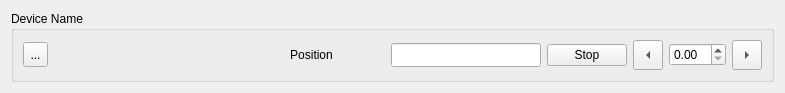
<?xml version="1.0" encoding="UTF-8"?>
<ui version="4.0">
 <class>Form</class>
 <widget class="QWidget" name="Form">
  <property name="geometry">
   <rect>
    <x>0</x>
    <y>0</y>
    <width>785</width>
    <height>91</height>
   </rect>
  </property>
  <property name="minimumSize">
   <size>
    <width>0</width>
    <height>0</height>
   </size>
  </property>
  <property name="maximumSize">
   <size>
    <width>16777215</width>
    <height>16777215</height>
   </size>
  </property>
  <property name="windowTitle">
   <string>Form</string>
  </property>
  <layout class="QVBoxLayout" name="verticalLayout">
   <item>
    <widget class="QGroupBox" name="device_box">
     <property name="title">
      <string>Device Name</string>
     </property>
     <layout class="QHBoxLayout" name="horizontalLayout">
      <item>
       <widget class="QToolButton" name="tool_button">
        <property name="sizePolicy">
         <sizepolicy hsizetype="Preferred" vsizetype="Preferred">
          <horstretch>0</horstretch>
          <verstretch>0</verstretch>
         </sizepolicy>
        </property>
        <property name="minimumSize">
         <size>
          <width>25</width>
          <height>25</height>
         </size>
        </property>
        <property name="maximumSize">
         <size>
          <width>25</width>
          <height>25</height>
         </size>
        </property>
        <property name="text">
         <string>...</string>
        </property>
       </widget>
      </item>
      <item>
       <layout class="QHBoxLayout" name="horizontalLayout_2">
        <item>
         <widget class="PositionIndicator" name="position_indicator">
          <property name="minimumSize">
           <size>
            <width>80</width>
            <height>10</height>
           </size>
          </property>
         </widget>
        </item>
        <item>
         <widget class="SpinnerWidget" name="spinner_widget">
          <property name="minimumSize">
           <size>
            <width>25</width>
            <height>25</height>
           </size>
          </property>
          <property name="maximumSize">
           <size>
            <width>25</width>
            <height>25</height>
           </size>
          </property>
         </widget>
        </item>
        <item>
         <widget class="QLabel" name="readback">
          <property name="minimumSize">
           <size>
            <width>80</width>
            <height>0</height>
           </size>
          </property>
          <property name="maximumSize">
           <size>
            <width>150</width>
            <height>16777215</height>
           </size>
          </property>
          <property name="text">
           <string>Position</string>
          </property>
          <property name="alignment">
           <set>Qt::AlignmentFlag::AlignCenter</set>
          </property>
         </widget>
        </item>
        <item>
         <widget class="QLineEdit" name="setpoint">
          <property name="minimumSize">
           <size>
            <width>80</width>
            <height>24</height>
           </size>
          </property>
          <property name="maximumSize">
           <size>
            <width>150</width>
            <height>16777215</height>
           </size>
          </property>
          <property name="alignment">
           <set>Qt::AlignmentFlag::AlignCenter</set>
          </property>
         </widget>
        </item>
       </layout>
      </item>
      <item>
       <widget class="QPushButton" name="stop">
        <property name="text">
         <string>Stop</string>
        </property>
       </widget>
      </item>
      <item>
       <widget class="QToolButton" name="tweak_left">
        <property name="minimumSize">
         <size>
          <width>30</width>
          <height>30</height>
         </size>
        </property>
        <property name="maximumSize">
         <size>
          <width>30</width>
          <height>30</height>
         </size>
        </property>
        <property name="text">
         <string>...</string>
        </property>
        <property name="iconSize">
         <size>
          <width>30</width>
          <height>30</height>
         </size>
        </property>
        <property name="arrowType">
         <enum>Qt::ArrowType::LeftArrow</enum>
        </property>
       </widget>
      </item>
      <item>
       <widget class="QDoubleSpinBox" name="step_size"/>
      </item>
      <item>
       <widget class="QToolButton" name="tweak_right">
        <property name="minimumSize">
         <size>
          <width>30</width>
          <height>30</height>
         </size>
        </property>
        <property name="maximumSize">
         <size>
          <width>30</width>
          <height>30</height>
         </size>
        </property>
        <property name="text">
         <string>...</string>
        </property>
        <property name="iconSize">
         <size>
          <width>30</width>
          <height>30</height>
         </size>
        </property>
        <property name="arrowType">
         <enum>Qt::ArrowType::RightArrow</enum>
        </property>
       </widget>
      </item>
     </layout>
    </widget>
   </item>
  </layout>
 </widget>
 <customwidgets>
  <customwidget>
   <class>SpinnerWidget</class>
   <extends>QWidget</extends>
   <header>spinner_widget</header>
  </customwidget>
  <customwidget>
   <class>PositionIndicator</class>
   <extends>QWidget</extends>
   <header>position_indicator</header>
  </customwidget>
 </customwidgets>
 <resources/>
 <connections/>
</ui>
